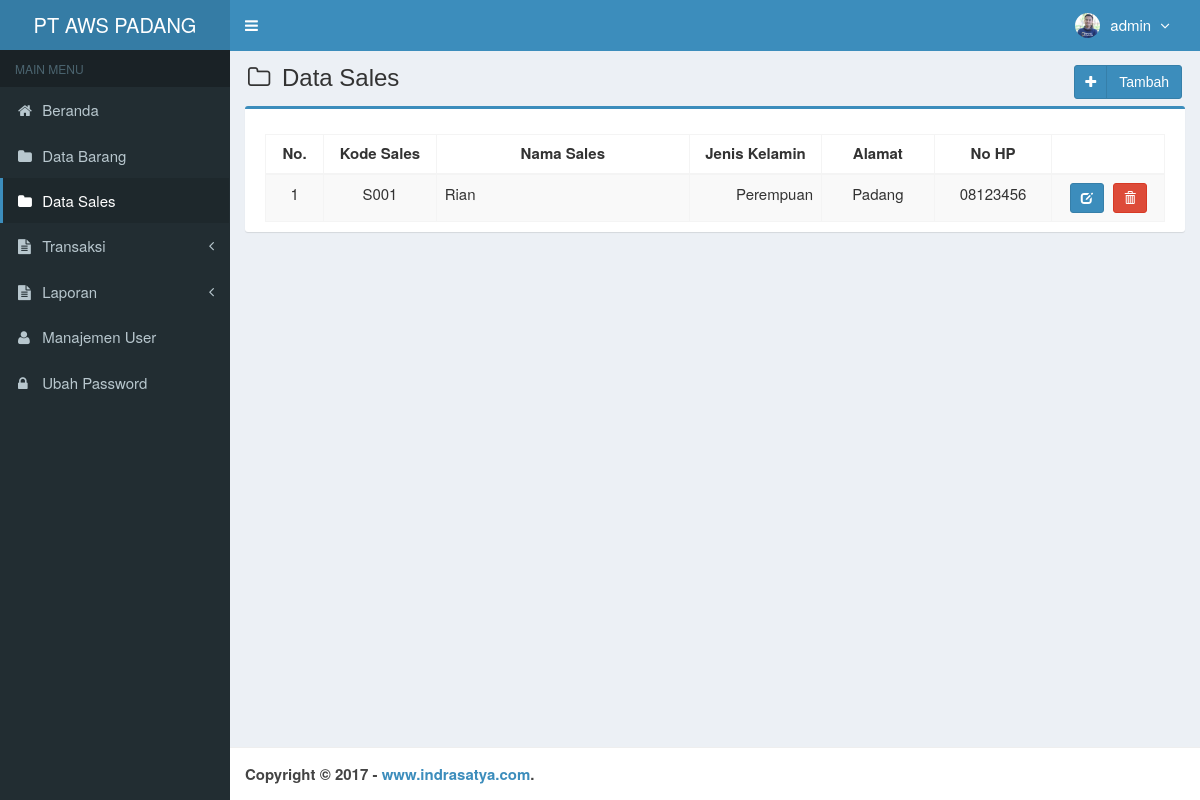
Screenshot of /main.php?module=sales (signed in) with the database file from the repository.
### tables this page shows
CREATE TABLE `is_users` (
  `id_user` int(3) NOT NULL,
  `username` varchar(50) NOT NULL,
  `nama_user` varchar(50) NOT NULL,
  `password` varchar(50) NOT NULL,
  `email` varchar(50) DEFAULT NULL,
  `telepon` varchar(13) DEFAULT NULL,
  `foto` varchar(100) DEFAULT NULL,
  `hak_akses` enum('Super Admin','Manajer','Gudang') NOT NULL,
  `status` enum('aktif','blokir') NOT NULL DEFAULT 'aktif',
  `created_at` timestamp NOT NULL DEFAULT current_timestamp(),
  `updated_at` timestamp NOT NULL DEFAULT current_timestamp() ON UPDATE current_timestamp()
);

CREATE TABLE `sales` (
  `id_sales` varchar(11) NOT NULL,
  `nama_sales` varchar(255) NOT NULL,
  `jk` varchar(255) NOT NULL,
  `alamat` varchar(255) NOT NULL,
  `no_hp` varchar(255) NOT NULL
);

### modules/sales/view.php (the view, shortened to what this page needs)
<section class="content-header">
  <h1>
    <i class="fa fa-folder-o icon-title"></i> Data Sales
    <a class="btn btn-primary btn-social pull-right" href="?module=form_sales&form=add" title="Tambah Data" data-toggle="tooltip">
      <i class="fa fa-plus"></i> Tambah
    </a>
  </h1>
</section>
<section class="content">
  <div class="row">
    <div class="col-md-12">
      <div class="box box-primary">
        <div class="box-body">
          <table id="dataTables1" class="table table-bordered table-striped table-hover">
            <thead>
              <tr>
                <th class="center">No.</th>
                <th class="center">Kode Sales</th>
                <th class="center">Nama Sales</th>
                <th class="center">Jenis Kelamin</th>
                <th class="center">Alamat</th>
                <th class="center">No HP</th>
                <th></th>
              </tr>
            </thead>
            <tbody>
              <?php
              $no = 1;
              $query = mysqli_query($mysqli, "SELECT * FROM sales ORDER BY id_sales DESC")
                or die('Ada kesalahan pada query tampil Data barang: ' . mysqli_error($mysqli));
              while ($data = mysqli_fetch_assoc($query)) {
                echo "<tr>
                      <td width='30' class='center'>$no</td>
                      <td width='80' class='center'>$data[id_sales]</td>
                      <td width='180'>$data[nama_sales]</td>
                      <td width='80' align='right'>$data[jk]</td>
                      <td width='80' class='center'>$data[alamat]</td>
                      <td width='80' class='center'>$data[no_hp]</td>
                      <td class='center' width='80'>
                        <div>
                          <a data-toggle='tooltip' data-placement='top' title='Ubah' style='margin-right:5px' class='btn btn-primary btn-sm' href='?module=form_sales&form=edit&id=$data[id_sales]'>
                              <i style='color:#fff' class='glyphicon glyphicon-edit'></i>
                          </a>";
              ?>
                <a data-toggle="tooltip" data-placement="top" title="Hapus" class="btn btn-danger btn-sm" href="modules/sales/proses.php?act=delete&id=<?php echo $data['id_sales']; ?>" onclick="return confirm('Anda yakin ingin menghapus Data <?php echo $data['nama_sales']; ?> ?');">
                  <i style="color:#fff" class="glyphicon glyphicon-trash"></i>
                </a>
              <?php
                echo "    </div>
                      </td>
                    </tr>";
                $no++;
              }
              ?>
            </tbody>
          </table>
        </div>
      </div>
    </div>
  </div>
</section><!-- /.content

### top-menu.php (shortened to what this page needs)
<?php
require_once "config/database.php";
$query = mysqli_query($mysqli, "SELECT id_user, nama_user, foto, hak_akses FROM is_users WHERE id_user='$_SESSION[id_user]'")
                                or die('Ada kesalahan pada query tampil Manajemen User: '.mysqli_error($mysqli));
$data = mysqli_fetch_assoc($query);
?>
<li class="dropdown user user-menu">
  <a href="#" class="dropdown-toggle" data-toggle="dropdown">
  <?php
  if ($data['foto']=="") { ?>
    <img src="images/user/user-default.png" class="user-image" alt="User Image"/>
  <?php
  }
  else { ?>
    <img src="images/user/<?php echo $data['foto']; ?>" class="user-image" alt="User Image"/>
  <?php
  }
  ?>
    <span class="hidden-xs"><?php echo $data['nama_user']; ?> <i style="margin-left:5px" class="fa fa-angle-down"></i></span>
  </a>
</li>

### assets/css/style.css (style rules this page uses)
.btn-social *:first-child { border-right: 1px solid rgba(0, 0, 0, 0.1); bottom: 0; font-size: 1em !important; left: 0; line-height: 32px !important; position: absolute; text-align: center; top: 0; width: 32px !important; }
.content-header { padding: 15px 18px 0; position: relative; }
.center { text-align:center; }
.icon-title { margin-right: 5px; }
body { background-color: #fff; color: #333; font-size: 15px; line-height: 1.42857; }

### rows the page displays
is_users: foto (picture), nama_user "admin"
sales: id_sales "S001", nama_sales "Rian", jk "Perempuan", alamat "Padang", no_hp "08123456"
